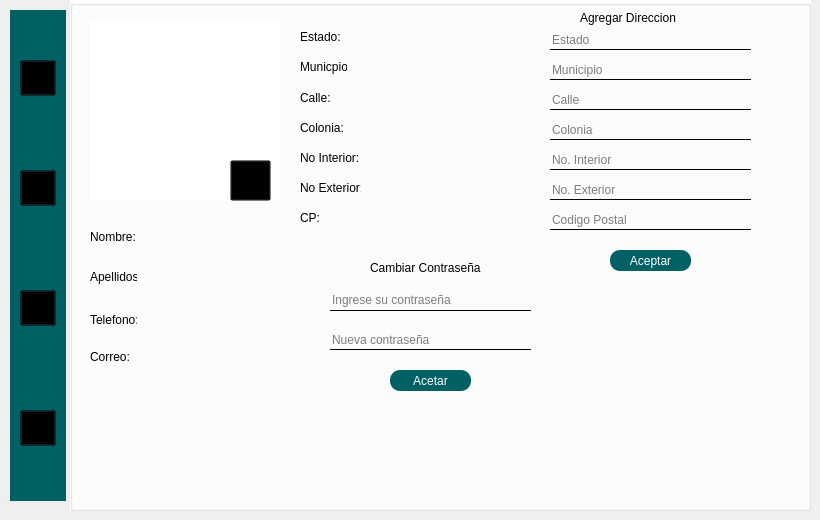
      <widget class="QWidget" name="Cliente_7">
       <widget class="QGroupBox" name="groupBox_16">
        <property name="geometry">
         <rect>
          <x>70</x>
          <y>0</y>
          <width>741</width>
          <height>511</height>
         </rect>
        </property>
        <property name="styleSheet">
         <string notr="true">QGroupBox{
background-color:white;

}
QLabel{
background-color:transparent;
color:black;
}
QLineEdit{
background-color:transparent;
border:none;
border-bottom: 1px solid;
border-color: black;
border-bottom: 1px solid;
}</string>
        </property>
        <property name="title">
         <string/>
        </property>
        <widget class="QLabel" name="label_14">
         <property name="geometry">
          <rect>
           <x>300</x>
           <y>260</y>
           <width>111</width>
           <height>16</height>
          </rect>
         </property>
         <property name="text">
          <string>Cambiar Contraseña</string>
         </property>
        </widget>
        <widget class="QLineEdit" name="contra">
         <property name="geometry">
          <rect>
           <x>260</x>
           <y>330</y>
           <width>201</width>
           <height>20</height>
          </rect>
         </property>
         <property name="styleSheet">
          <string notr="true"/>
         </property>
         <property name="placeholderText">
          <string>Nueva contraseña</string>
         </property>
        </widget>
        <widget class="QLabel" name="fotouser">
         <property name="geometry">
          <rect>
           <x>20</x>
           <y>20</y>
           <width>191</width>
           <height>181</height>
          </rect>
         </property>
         <property name="styleSheet">
          <string notr="true">background-color: rgb(255, 255, 255);</string>
         </property>
         <property name="text">
          <string/>
         </property>
        </widget>
        <widget class="QPushButton" name="CambiarFoto">
         <property name="geometry">
          <rect>
           <x>160</x>
           <y>160</y>
           <width>41</width>
           <height>41</height>
          </rect>
         </property>
         <property name="styleSheet">
          <string notr="true">QPushButton{
border-image: url(C:/Users/ailes/OneDrive/Escritorio/HRS/Recursos/addPhoto.png);
background-color:transparent;
    background-repeat: no-repeat;
    width: 36px;
    height: 36px;
}
</string>
         </property>
         <property name="text">
          <string/>
         </property>
        </widget>
        <widget class="QLineEdit" name="contra2">
         <property name="geometry">
          <rect>
           <x>260</x>
           <y>290</y>
           <width>201</width>
           <height>21</height>
          </rect>
         </property>
         <property name="styleSheet">
          <string notr="true"/>
         </property>
         <property name="placeholderText">
          <string>Ingrese su contraseña</string>
         </property>
        </widget>
        <widget class="QPushButton" name="aceptar">
         <property name="geometry">
          <rect>
           <x>540</x>
           <y>250</y>
           <width>81</width>
           <height>21</height>
          </rect>
         </property>
         <property name="styleSheet">
          <string notr="true">QPushButton{
	background-color: #006064;
	color: white;
    selection-color: white;  
    border-radius: 10px; 
    padding: 2px 4px;
}

QPushButton:hover{
	background-color: #006064;
	color: white;
    selection-color: white;  
    border-radius: 10px; 
    padding: 2px 4px;

}</string>
         </property>
         <property name="text">
          <string>Aceptar</string>
         </property>
        </widget>
        <widget class="QPushButton" name="aceptar_2">
         <property name="geometry">
          <rect>
           <x>320</x>
           <y>370</y>
           <width>81</width>
           <height>21</height>
          </rect>
         </property>
         <property name="styleSheet">
          <string notr="true">QPushButton{
	background-color: #006064;
	color: white;
    selection-color: white;  
    border-radius: 10px; 
    padding: 2px 4px;
}

QPushButton:hover{
	background-color: #006064;
	color: white;
    selection-color: white;  
    border-radius: 10px; 
    padding: 2px 4px;

}</string>
         </property>
         <property name="text">
          <string>Acetar</string>
         </property>
        </widget>
        <widget class="QLabel" name="label_17">
         <property name="geometry">
          <rect>
           <x>510</x>
           <y>10</y>
           <width>111</width>
           <height>16</height>
          </rect>
         </property>
         <property name="text">
          <string>Agregar Direccion</string>
         </property>
        </widget>
        <widget class="QLineEdit" name="direccion">
         <property name="geometry">
          <rect>
           <x>480</x>
           <y>90</y>
           <width>201</width>
           <height>20</height>
          </rect>
         </property>
         <property name="styleSheet">
          <string notr="true"/>
         </property>
         <property name="placeholderText">
          <string>Calle</string>
         </property>
        </widget>
        <widget class="QLineEdit" name="direccion_2">
         <property name="geometry">
          <rect>
           <x>480</x>
           <y>120</y>
           <width>201</width>
           <height>20</height>
          </rect>
         </property>
         <property name="styleSheet">
          <string notr="true"/>
         </property>
         <property name="placeholderText">
          <string>Colonia</string>
         </property>
        </widget>
        <widget class="QLineEdit" name="direccion_3">
         <property name="geometry">
          <rect>
           <x>480</x>
           <y>150</y>
           <width>201</width>
           <height>20</height>
          </rect>
         </property>
         <property name="styleSheet">
          <string notr="true"/>
         </property>
         <property name="placeholderText">
          <string>No. Interior</string>
         </property>
        </widget>
        <widget class="QLineEdit" name="direccion_4">
         <property name="geometry">
          <rect>
           <x>480</x>
           <y>180</y>
           <width>201</width>
           <height>20</height>
          </rect>
         </property>
         <property name="styleSheet">
          <string notr="true"/>
         </property>
         <property name="placeholderText">
          <string>No. Exterior</string>
         </property>
        </widget>
        <widget class="QLineEdit" name="direccion_5">
         <property name="geometry">
          <rect>
           <x>480</x>
           <y>210</y>
           <width>201</width>
           <height>20</height>
          </rect>
         </property>
         <property name="styleSheet">
          <string notr="true"/>
         </property>
         <property name="placeholderText">
          <string>Codigo Postal</string>
         </property>
        </widget>
        <widget class="QLabel" name="label_18">
         <property name="geometry">
          <rect>
           <x>20</x>
           <y>230</y>
           <width>47</width>
           <height>14</height>
          </rect>
         </property>
         <property name="text">
          <string>Nombre:</string>
         </property>
        </widget>
        <widget class="QLabel" name="label_19">
         <property name="geometry">
          <rect>
           <x>20</x>
           <y>270</y>
           <width>47</width>
           <height>14</height>
          </rect>
         </property>
         <property name="text">
          <string>Apellidos:</string>
         </property>
        </widget>
        <widget class="QLabel" name="label_20">
         <property name="geometry">
          <rect>
           <x>20</x>
           <y>350</y>
           <width>47</width>
           <height>14</height>
          </rect>
         </property>
         <property name="text">
          <string>Correo:</string>
         </property>
        </widget>
        <widget class="QLabel" name="label_21">
         <property name="geometry">
          <rect>
           <x>230</x>
           <y>30</y>
           <width>47</width>
           <height>14</height>
          </rect>
         </property>
         <property name="text">
          <string>Estado:</string>
         </property>
        </widget>
        <widget class="QLabel" name="label_23">
         <property name="geometry">
          <rect>
           <x>20</x>
           <y>310</y>
           <width>47</width>
           <height>20</height>
          </rect>
         </property>
         <property name="text">
          <string>Telefono:</string>
         </property>
        </widget>
        <widget class="QLabel" name="nom">
         <property name="geometry">
          <rect>
           <x>70</x>
           <y>230</y>
           <width>141</width>
           <height>16</height>
          </rect>
         </property>
         <property name="styleSheet">
          <string notr="true"/>
         </property>
         <property name="text">
          <string/>
         </property>
        </widget>
        <widget class="QLabel" name="apellido">
         <property name="geometry">
          <rect>
           <x>70</x>
           <y>270</y>
           <width>61</width>
           <height>16</height>
          </rect>
         </property>
         <property name="styleSheet">
          <string notr="true"/>
         </property>
         <property name="text">
          <string/>
         </property>
        </widget>
        <widget class="QLabel" name="Estado">
         <property name="geometry">
          <rect>
           <x>290</x>
           <y>30</y>
           <width>141</width>
           <height>16</height>
          </rect>
         </property>
         <property name="styleSheet">
          <string notr="true"/>
         </property>
         <property name="text">
          <string/>
         </property>
        </widget>
        <widget class="QLabel" name="tel">
         <property name="geometry">
          <rect>
           <x>70</x>
           <y>310</y>
           <width>141</width>
           <height>16</height>
          </rect>
         </property>
         <property name="styleSheet">
          <string notr="true"/>
         </property>
         <property name="text">
          <string/>
         </property>
        </widget>
        <widget class="QLabel" name="correo">
         <property name="geometry">
          <rect>
           <x>70</x>
           <y>350</y>
           <width>141</width>
           <height>16</height>
          </rect>
         </property>
         <property name="styleSheet">
          <string notr="true"/>
         </property>
         <property name="text">
          <string/>
         </property>
        </widget>
        <widget class="QLabel" name="apellido_4">
         <property name="geometry">
          <rect>
           <x>130</x>
           <y>270</y>
           <width>61</width>
           <height>16</height>
          </rect>
         </property>
         <property name="styleSheet">
          <string notr="true"/>
         </property>
         <property name="text">
          <string/>
         </property>
        </widget>
        <widget class="QLabel" name="label_53">
         <property name="geometry">
          <rect>
           <x>230</x>
           <y>60</y>
           <width>47</width>
           <height>14</height>
          </rect>
         </property>
         <property name="text">
          <string>Municpio:</string>
         </property>
        </widget>
        <widget class="QLabel" name="label_54">
         <property name="geometry">
          <rect>
           <x>230</x>
           <y>90</y>
           <width>47</width>
           <height>16</height>
          </rect>
         </property>
         <property name="text">
          <string>Calle:</string>
         </property>
        </widget>
        <widget class="QLabel" name="Municipio">
         <property name="geometry">
          <rect>
           <x>290</x>
           <y>60</y>
           <width>141</width>
           <height>16</height>
          </rect>
         </property>
         <property name="styleSheet">
          <string notr="true"/>
         </property>
         <property name="text">
          <string/>
         </property>
        </widget>
        <widget class="QLabel" name="Calle">
         <property name="geometry">
          <rect>
           <x>290</x>
           <y>90</y>
           <width>141</width>
           <height>16</height>
          </rect>
         </property>
         <property name="styleSheet">
          <string notr="true"/>
         </property>
         <property name="text">
          <string/>
         </property>
        </widget>
        <widget class="QLabel" name="Colonia">
         <property name="geometry">
          <rect>
           <x>290</x>
           <y>120</y>
           <width>141</width>
           <height>16</height>
          </rect>
         </property>
         <property name="styleSheet">
          <string notr="true"/>
         </property>
         <property name="text">
          <string/>
         </property>
        </widget>
        <widget class="QLabel" name="direc_5">
         <property name="geometry">
          <rect>
           <x>290</x>
           <y>150</y>
           <width>141</width>
           <height>16</height>
          </rect>
         </property>
         <property name="styleSheet">
          <string notr="true"/>
         </property>
         <property name="text">
          <string/>
         </property>
        </widget>
        <widget class="QLabel" name="direc_6">
         <property name="geometry">
          <rect>
           <x>290</x>
           <y>180</y>
           <width>141</width>
           <height>16</height>
          </rect>
         </property>
         <property name="styleSheet">
          <string notr="true"/>
         </property>
         <property name="text">
          <string/>
         </property>
        </widget>
        <widget class="QLabel" name="direc_7">
         <property name="geometry">
          <rect>
           <x>290</x>
           <y>210</y>
           <width>141</width>
           <height>16</height>
          </rect>
         </property>
         <property name="styleSheet">
          <string notr="true"/>
         </property>
         <property name="text">
          <string/>
         </property>
        </widget>
        <widget class="QLabel" name="label_55">
         <property name="geometry">
          <rect>
           <x>230</x>
           <y>120</y>
           <width>47</width>
           <height>16</height>
          </rect>
         </property>
         <property name="text">
          <string>Colonia:</string>
         </property>
        </widget>
        <widget class="QLabel" name="label_56">
         <property name="geometry">
          <rect>
           <x>230</x>
           <y>150</y>
           <width>61</width>
           <height>16</height>
          </rect>
         </property>
         <property name="text">
          <string>No Interior:</string>
         </property>
        </widget>
        <widget class="QLabel" name="label_57">
         <property name="geometry">
          <rect>
           <x>230</x>
           <y>180</y>
           <width>61</width>
           <height>16</height>
          </rect>
         </property>
         <property name="text">
          <string>No Exterior:</string>
         </property>
        </widget>
        <widget class="QLabel" name="label_58">
         <property name="geometry">
          <rect>
           <x>230</x>
           <y>210</y>
           <width>61</width>
           <height>16</height>
          </rect>
         </property>
         <property name="text">
          <string>CP:</string>
         </property>
        </widget>
        <widget class="QLineEdit" name="direccion_13">
         <property name="geometry">
          <rect>
           <x>480</x>
           <y>30</y>
           <width>201</width>
           <height>20</height>
          </rect>
         </property>
         <property name="styleSheet">
          <string notr="true"/>
         </property>
         <property name="placeholderText">
          <string>Estado</string>
         </property>
        </widget>
        <widget class="QLineEdit" name="direccion_14">
         <property name="geometry">
          <rect>
           <x>480</x>
           <y>60</y>
           <width>201</width>
           <height>20</height>
          </rect>
         </property>
         <property name="styleSheet">
          <string notr="true"/>
         </property>
         <property name="placeholderText">
          <string>Municipio</string>
         </property>
        </widget>
       </widget>
       <widget class="QGroupBox" name="groupBox_15">
        <property name="geometry">
         <rect>
          <x>10</x>
          <y>10</y>
          <width>56</width>
          <height>491</height>
         </rect>
        </property>
        <property name="styleSheet">
         <string notr="true">QGroupBox{
background-color: #006064;
border: none;
}
QPushButton{
	background:transparent;
}</string>
        </property>
        <property name="title">
         <string/>
        </property>
        <widget class="QPushButton" name="home_6">
         <property name="geometry">
          <rect>
           <x>10</x>
           <y>50</y>
           <width>36</width>
           <height>36</height>
          </rect>
         </property>
         <property name="styleSheet">
          <string notr="true">QPushButton{
  border-image: url(C:/Users/ailes/OneDrive/Escritorio/HRS/Recursos/house2.png);
    background-repeat: no-repeat;
    width: 36px;
    height: 36px;
}
QPushButton:hover {
  
    background-repeat: no-repeat;
  border-image: url(C:/Users/ailes/OneDrive/Escritorio/HRS/Recursos/house.png);
}</string>
         </property>
         <property name="text">
          <string/>
         </property>
        </widget>
        <widget class="QPushButton" name="salir_6">
         <property name="geometry">
          <rect>
           <x>10</x>
           <y>400</y>
           <width>36</width>
           <height>36</height>
          </rect>
         </property>
         <property name="styleSheet">
          <string notr="true">QPushButton{
  border-image: url(C:/Users/ailes/OneDrive/Escritorio/HRS/Recursos/outSesion2.png);
    background-repeat: no-repeat;
    width: 36px;
    height: 36px;
}
QPushButton:hover {
    border-image: url(C:/Users/ailes/OneDrive/Escritorio/HRS/Recursos/outSesion.png);
    background-repeat: no-repeat;
}</string>
         </property>
         <property name="text">
          <string/>
         </property>
        </widget>
        <widget class="QPushButton" name="reservaciones_6">
         <property name="geometry">
          <rect>
           <x>10</x>
           <y>280</y>
           <width>36</width>
           <height>36</height>
          </rect>
         </property>
         <property name="styleSheet">
          <string notr="true">QPushButton{
border-image: url(C:/Users/ailes/OneDrive/Escritorio/HRS/Recursos/reservation.png);
    background-repeat: no-repeat;
    width: 36px;
    height: 36px;
}
QPushButton:hover {
  border-image: url(C:/Users/ailes/OneDrive/Escritorio/HRS/Recursos/reservation2.png);
    background-repeat: no-repeat;
}</string>
         </property>
         <property name="text">
          <string/>
         </property>
        </widget>
        <widget class="QPushButton" name="perfil_6">
         <property name="geometry">
          <rect>
           <x>10</x>
           <y>160</y>
           <width>36</width>
           <height>36</height>
          </rect>
         </property>
         <property name="styleSheet">
          <string notr="true">QPushButton{
 border-image: url(C:/Users/ailes/OneDrive/Escritorio/HRS/Recursos/user.png);
    background-repeat: no-repeat;
    width: 36px;
    height: 36px;
}
QPushButton:hover {
 border-image: url(C:/Users/ailes/OneDrive/Escritorio/HRS/Recursos/user3.png);
    background-repeat: no-repeat;
}</string>
         </property>
         <property name="text">
          <string/>
         </property>
        </widget>
       </widget>
      </widget>
